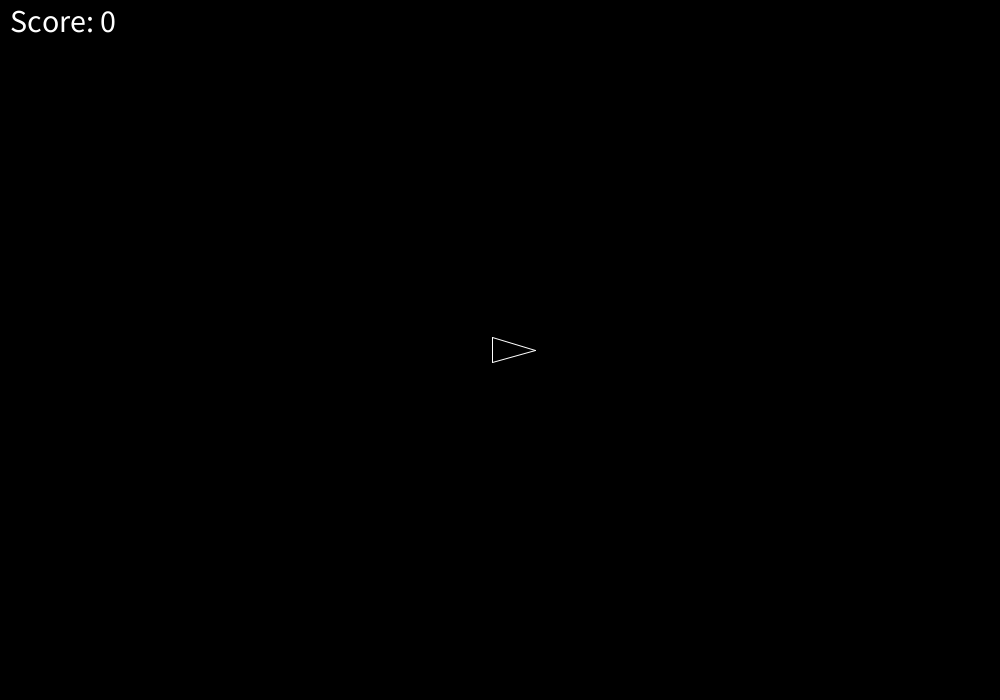
Frame 1 (no input)
Frame 60 (the mouse pressed at the canvas centre just before this capture): identical to frame 1, image omitted
Frame 120 (the mouse held since frame 60 and released just before this capture): identical to frame 1, image omitted

The Processing sketch that drew this single still picture (run headless with seeded random() and noise(); from frame 60 on, the mouse is pressed at the canvas centre):

// Processing sketch: Asteroids
// ── Asteroids.pde
// Initialize variables
Ship ship;
float rockRate;
int score;

// Initialize arrays
ArrayList<Rock> rock = new ArrayList<Rock>();
ArrayList<Bullet> bullet = new ArrayList<Bullet>();
ArrayList<String> keys = new ArrayList<String>();

void setup() {
  size(1000, 700);
  frameRate(30);
  
  // Initial variable size
  rockRate = 2;
  score = 0;
  
  // Create initial objects
  ship = new Ship(width/2, height/2);
}

void draw() {
  // Refresh the background every frame
  background(0);
  
  // Display the score
  textSize(32);
  text("Score: " + score, 10, 32);
  
  /*
   * Methods to run when a button is pressed or being pressed
   * Bullet shooting not included so it can be capped out
   */
  if (keys.contains(Integer.toString(38))) {
    ship.boost();
    ship.drawBoost();
  }
  if (keys.contains(Integer.toString(37))) {
    ship.theta = ship.theta - (float)Math.PI/12;
  }
  if (keys.contains(Integer.toString(39))) {
    ship.theta = ship.theta + (float)Math.PI/12;
  }
  
  /*
   * All stuff for the ship
   */
  
  // Display the ship
  ship.display();
  
  // Move ship
  ship.center[0] = ship.mX + ship.center[0];
  ship.center[1] = ship.mY + ship.center[1];
  
  // Natural drag of the ship
  if (ship.mX > 0) {
    ship.mX = ship.mX - 0.1;
  } else if (ship.mX < 0) {
    ship.mX = ship.mX + 0.1;
  }
  if (ship.mY > 0) {
    ship.mY = ship.mY - 0.1;
  } else if (ship.mY < 0) {
    ship.mY = ship.mY + 0.1;
  }
  
  // Make the ship move through the walls
  if (ship.center[0] > width) {
    ship.center[0] = 0;
  } else if (ship.center[0] < 0) {
    ship.center[0] = width;
  }
  if (ship.center[1] > height) {
    ship.center[1] = 0;
  } else if (ship.center[1] < 0) {
    ship.center[1] = height;
  }
  
  /*
   * All stuff with the bullets
   */
   
   // Display bullet
  for (Bullet b: bullet) {
    b.step();
    b.display();
  }
  
  // Checks if bullets hits a rock if so delete both
  for (int i = 0; i < bullet.size(); i++) {
    for (int j = 0; j < rock.size(); j++) {
      if (bullet.get(i).collide(rock.get(j))) {
        if (rock.get(j).size == 50) {
          rock.add(new Rock(25, rock.get(j)));
          rock.add(new Rock(25, rock.get(j)));
          score = score + 20; // Score distribution
        } else if (rock.get(j).size == 25) {
          rock.add(new Rock(15, rock.get(j)));
          rock.add(new Rock(15, rock.get(j)));
          score = score + 50; // Score disrtibution
        } else if (rock.get(j).size == 15) {
          score = score + 100; // Score distribution
        }
        
        rock.remove(rock.get(j)); // Always deletes the rock
        rockRate = rockRate + 0.1; // Increase rate of rock spawning when a rock is hit.
        
        bullet.get(i).collide = true; // Iterators won't let me delet the bullet inside this loop, so we do it outside this loop
      }
    }
    // Delete bullet
    if (bullet.get(i).collide == true) {
      bullet.remove(bullet.get(i));
    }
  }
  
  // Delete bullets when they go a distence
  for (int i = 0; i < bullet.size(); i++) {
    if (bullet.get(i).mag > 500) {
      bullet.remove(bullet.get(i));
    }
  }
   
   // Move bullets when out of bounds
  for (int i = 0; i < bullet.size(); i++) {
    if (bullet.get(i).x > width) {
      bullet.get(i).x = 0;
    }
    if (bullet.get(i).x < 0) {
      bullet.get(i).x = width;
    }
    
    if (bullet.get(i).y > height) {
      bullet.get(i).y = 0;
    }
    if (bullet.get(i).y < 0) {
      bullet.get(i).y = height;
    }
  }
  
  /*
   * All stuff with the rocks
   */
   
  // Create rocks based on levels and stuff
  if (random(1,100) <= rockRate) {
    if (rockRate < 100) {
      rockRate = rockRate + 0.05;
    }
    rock.add(new Rock(50));
  }
  
  // Displays all the rocks
  for (Rock r: rock) {
    r.step();
    r.display();
  }
  
  // Delete asteroids when out of bounds
  for (int i = rock.size() - 1; i >= 0; i--) {
    if (!(rock.get(i).pos.x > 0 && rock.get(i).pos.x < width && rock.get(i).pos.y > 0 && rock.get(i).pos.y < height || rock.get(i).start == true)) {
      rock.remove(rock.get(i));
    }
  }
  
  // Check if an asteroid hits the ship
  for (int i = 0; i < rock.size(); i++) {
    if ((dist(rock.get(i).pos.x,rock.get(i).pos.y,ship.center[0],ship.center[1]) < rock.get(i).size/2 + 19)
    || (dist(rock.get(i).pos.x,rock.get(i).pos.y,ship.center[0]+20*cos(ship.theta),ship.center[1]+20*sin(ship.theta)) < rock.get(i).size/2 + 13)) {
      background(255,0,0);
      String scoreString = "Score: " + score;
      text("Score: " + score, width/2 - scoreString.length()*10, height/2);
      noLoop();
    }
  }
}

void keyPressed() {
  // When space pressed shoot, capped out at 4
  if (keyCode == 32 && !keys.contains(Integer.toString(keyCode)) && bullet.size() < 4) {
    bullet.add(new Bullet(ship));
  }
  
  // When a key is presseed push to key array 
  if (!keys.contains(Integer.toString(keyCode))) {
    keys.add(Integer.toString(keyCode));
  }
}

void keyReleased() {
  // When a key is released, remove from key array
  keys.remove(Integer.toString(keyCode));
}

// ── Bullet.pde
/*
 * Class to make bullets
 */
class Bullet {
  float x,y,theta;
  float mag;
  boolean collide;
  Ship ship;
  
  Bullet(Ship ship_) {
    ship = ship_; // Inherited ship
    
    // Initial coordinates
    x = ship.point1[0];
    y = ship.point1[1];
    theta = ship.theta;
    
    collide = false;
    mag = 0; // Keep track of how far it has gone
  }
  
  void step() {
    x = x + 10*cos(theta);
    y = y + 10*sin(theta);
    mag = mag + 10;
  }

  void display() {
    fill(255);
    ellipse(x,y,5,5);
  }
  
  boolean collide(Rock rock) {
    if (dist(x,y,rock.pos.x,rock.pos.y) < rock.size - 5/*radius of bullet*/) {
      return true;
    } else {
      return false;
    }
  }
}

// ── Rock.pde
/*
 * Class to create the asteroids
 */
class Rock {
  float size;
  float m;
  PVector pos = new PVector(0,0);
  PVector vel = new PVector(0,0);
  int edge;
  boolean start;
  
  // Constructor if it is the first rock, aka not shot
  Rock(float size_) {
    size = size_;
    start = true;
    m = random(2,4);
    
    // Assign the rock a random edge of the screen to come from
    edge = (int)random(1,5);
    
    if (edge == 1) {
      pos.x = width/2;
      pos.y = -200;
      float a = random(-3*(float)Math.PI/4,3*(float)Math.PI/4); // Angle
      
      vel.x = m*cos(a);
      vel.y = -m*sin(a); // Opposite because it's not in cartesian plane
      
    } else if (edge == 2) {
      pos.x = width+200;
      pos.y = height/2;
      float a = random(3*(float)Math.PI/4,5*(float)Math.PI/4);
      
      vel.x = m*cos(a);
      vel.y = -m*sin(a);
      
    } else if (edge == 3) {
      pos.x = width/2;
      pos.y = height+200;
      float a = random(1*(float)Math.PI/4,3*(float)Math.PI/4);
      
      vel.x = m*cos(a);
      vel.y = -m*sin(a);
      
    } else if (edge == 4) {
      pos.x = -200;
      pos.y = height/2;
      float a = random(-1*(float)Math.PI/4,1*(float)Math.PI/4);
      
      vel.x = m*cos(a);
      vel.y = -m*sin(a);
      
    }
  }
  
  // Consructor if it has a parent rock, aka has been shot
  Rock(float size_, Rock parent) {
    size = size_;
    start = false;
    
    float m = parent.vel.mag();
    float a = parent.vel.heading();
    
    a = a + random(-1*(float)Math.PI/2,(float)Math.PI/2);
    
    vel.x = m * cos(a);
    vel.y = m * sin(a);
    
    // Can't do pos = parent.pos because of the way PVectors work
    pos.x = parent.pos.x;
    pos.y = parent.pos.y;
  }
  
  void step() {
    pos.add(vel);
  }
  
  void display() {
    // Checks if it's still inside its "spawn zone"
    if (edge == 1 && pos.y > 0) {
      start = false;
    } else if (edge == 2 && pos.x < width) {
      start = false;
    } else if (edge == 3 && pos.y < height) {
      start = false;
    } else if (edge == 4 && pos.x > 0) {
      start = false;
    }
    
    stroke(255);
    ellipse(pos.x, pos.y, size, size);
  }
}

// ── Ship.pde
/*
 * Class for the ship
 */
class Ship {
  // Direction
  float r,theta;
  // Momentum
  float mX = 0;
  float mY = 0;
  // Center
  float center[] = new float[2];
  // Points of the triangle
  float point1[] = new float[2];
  float point2[] = new float[2];
  float point3[] = new float[2];
  // Points of the boost triangle
  float boostPoint1[] = new float[2];
  float boostPoint2[] = new float[2];
  float boostPoint3[] = new float[2];
  
  Ship(float x_, float y_) {
    theta = 0;
    
    center[0] = x_;
    center[1] = y_;
  }
  
  
  void display() {
    // Defines where each point of the triangle is
    point1[0] = center[0] + 35*cos(theta);
    point1[1] = center[1] + 35*sin(theta);
    
    point2[0] = center[0] + 15*cos(theta+2*(float)Math.PI/3);
    point2[1] = center[1] + 15*sin(theta+2*(float)Math.PI/3);
    
    point3[0] = center[0] + 15*cos(theta-2*(float)Math.PI/3);
    point3[1] = center[1] + 15*sin(theta-2*(float)Math.PI/3);
    
    // Draw the triangle.
    stroke(255);
    line(point1[0],point1[1],point2[0],point2[1]);
    line(point1[0],point1[1],point3[0],point3[1]);
    line(point2[0],point2[1],point3[0],point3[1]);
    
  }
  
  void boost() {
    // Moves the ship in the direction of the boost
    ship.mX = ship.mX + 1*cos(theta);
    ship.mY = ship.mY + 1*sin(theta);
  }
  
  void drawBoost() {
    // Assign boost triangel points
    boostPoint1[0] = center[0] + 35*cos(theta+(float)Math.PI);
    boostPoint1[1] = center[1] + 35*sin(theta+(float)Math.PI);
    
    boostPoint2[0] = center[0] + 10*cos(theta+5*(float)Math.PI/6);
    boostPoint2[1] = center[1] + 10*sin(theta+5*(float)Math.PI/6);
    
    boostPoint3[0] = center[0] + 10*cos(theta-5*(float)Math.PI/6);
    boostPoint3[1] = center[1] + 10*sin(theta-5*(float)Math.PI/6);
    
    // Draw boost triangle
    stroke(255,0,0);
    line(boostPoint1[0],boostPoint1[1],boostPoint2[0],boostPoint2[1]);
    line(boostPoint1[0],boostPoint1[1],boostPoint3[0],boostPoint3[1]);
    line(boostPoint2[0],boostPoint2[1],boostPoint3[0],boostPoint3[1]);
  }
}
